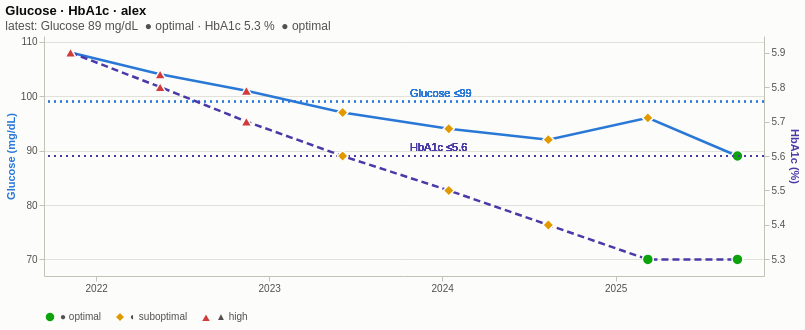

Describe this chart as a Vega-Lite specification.
### Vega-Lite specification from a JSON file in a GitHub repository (floating-point values rounded to 4 significant figures)
{"$schema": "https://vega.github.io/schema/vega-lite/v6.json", "title": {"text": "Glucose · HbA1c · alex", "subtitle": "latest: Glucose 89 mg/dL  ● optimal · HbA1c 5.3 %  ● optimal"}, "description": "Two related markers (glucose and HbA1c) over time on a left and a right axis.", "config": {"background": "#fcfcfb", "view": {"stroke": null}, "axis": {"labelColor": "#52514e", "titleColor": "#52514e", "gridColor": "#e1e0d9", "domainColor": "#c3c2b7", "tickColor": "#c3c2b7"}, "legend": {"labelColor": "#52514e", "orient": "bottom", "direction": "horizontal"}, "title": {"color": "#0b0b0b", "subtitleColor": "#52514e", "anchor": "start"}}, "width": 720, "height": 240, "data": {"values": [{"person": "alex", "marker": "glucose", "label": "Glucose", "unit": "mg/dL", "date": "2021-11-08", "value": 108, "ref_low": 70, "ref_high": 99, "opt_low": 72, "opt_high": 90, "flag": "high", "category": "metabolic", "axis": "left", "status": "high", "glyph": "▲", "status_label": "▲ high", "value_label": "108 mg/dL", "value_text": "108", "out": 1, "y_lo": 66.96, "y_hi": 111.0, "ref_y": 70, "ref_y2": 99, "opt_y": 72, "opt_y2": 90, "ref_label": "reference 70–99", "opt_label": "optimal 72–90", "band_note": "reference 70–99 · optimal 72–90", "limit": 99, "limit_label": "Glucose ≤99", "x_lo": "2021-09-13", "x_hi": "2025-11-10"}, {"person": "alex", "marker": "glucose", "label": "Glucose", "unit": "mg/dL", "date": "2022-05-16", "value": 104, "ref_low": 70, "ref_high": 99, "opt_low": 72, "opt_high": 90, "flag": "high", "category": "metabolic", "axis": "left", "status": "high", "glyph": "▲", "status_label": "▲ high", "value_label": "104 mg/dL", "value_text": "104", "out": 1, "y_lo": 66.96, "y_hi": 111.0, "ref_y": 70, "ref_y2": 99, "opt_y": 72, "opt_y2": 90, "ref_label": "reference 70–99", "opt_label": "optimal 72–90", "band_note": "reference 70–99 · optimal 72–90", "limit": 99, "limit_label": "Glucose ≤99", "x_lo": "2021-09-13", "x_hi": "2025-11-10"}, {"person": "alex", "marker": "glucose", "label": "Glucose", "unit": "mg/dL", "date": "2022-11-14", "value": 101, "ref_low": 70, "ref_high": 99, "opt_low": 72, "opt_high": 90, "flag": "high", "category": "metabolic", "axis": "left", "status": "high", "glyph": "▲", "status_label": "▲ high", "value_label": "101 mg/dL", "value_text": "101", "out": 1, "y_lo": 66.96, "y_hi": 111.0, "ref_y": 70, "ref_y2": 99, "opt_y": 72, "opt_y2": 90, "ref_label": "reference 70–99", "opt_label": "optimal 72–90", "band_note": "reference 70–99 · optimal 72–90", "limit": 99, "limit_label": "Glucose ≤99", "x_lo": "2021-09-13", "x_hi": "2025-11-10"}, {"person": "alex", "marker": "glucose", "label": "Glucose", "unit": "mg/dL", "date": "2023-06-05", "value": 97, "ref_low": 70, "ref_high": 99, "opt_low": 72, "opt_high": 90, "flag": "normal", "category": "metabolic", "axis": "left", "status": "suboptimal", "glyph": "◐", "status_label": "◐ suboptimal", "value_label": "97 mg/dL", "value_text": "97", "out": 0, "y_lo": 66.96, "y_hi": 111.0, "ref_y": 70, "ref_y2": 99, "opt_y": 72, "opt_y2": 90, "ref_label": "reference 70–99", "opt_label": "optimal 72–90", "band_note": "reference 70–99 · optimal 72–90", "limit": 99, "limit_label": "Glucose ≤99", "x_lo": "2021-09-13", "x_hi": "2025-11-10"}, {"person": "alex", "marker": "glucose", "label": "Glucose", "unit": "mg/dL", "date": "2024-01-15", "value": 94, "ref_low": 70, "ref_high": 99, "opt_low": 72, "opt_high": 90, "flag": "normal", "category": "metabolic", "axis": "left", "status": "suboptimal", "glyph": "◐", "status_label": "◐ suboptimal", "value_label": "94 mg/dL", "value_text": "94", "out": 0, "y_lo": 66.96, "y_hi": 111.0, "ref_y": 70, "ref_y2": 99, "opt_y": 72, "opt_y2": 90, "ref_label": "reference 70–99", "opt_label": "optimal 72–90", "band_note": "reference 70–99 · optimal 72–90", "limit": 99, "limit_label": "Glucose ≤99", "x_lo": "2021-09-13", "x_hi": "2025-11-10"}, {"person": "alex", "marker": "glucose", "label": "Glucose", "unit": "mg/dL", "date": "2024-08-12", "value": 92, "ref_low": 70, "ref_high": 99, "opt_low": 72, "opt_high": 90, "flag": "normal", "category": "metabolic", "axis": "left", "status": "suboptimal", "glyph": "◐", "status_label": "◐ suboptimal", "value_label": "92 mg/dL", "value_text": "92", "out": 0, "y_lo": 66.96, "y_hi": 111.0, "ref_y": 70, "ref_y2": 99, "opt_y": 72, "opt_y2": 90, "ref_label": "reference 70–99", "opt_label": "optimal 72–90", "band_note": "reference 70–99 · optimal 72–90", "limit": 99, "limit_label": "Glucose ≤99", "x_lo": "2021-09-13", "x_hi": "2025-11-10"}, {"person": "alex", "marker": "glucose", "label": "Glucose", "unit": "mg/dL", "date": "2025-03-10", "value": 96, "ref_low": 70, "ref_high": 99, "opt_low": 72, "opt_high": 90, "flag": "normal", "category": "metabolic", "axis": "left", "status": "suboptimal", "glyph": "◐", "status_label": "◐ suboptimal", "value_label": "96 mg/dL", "value_text": "96", "out": 0, "y_lo": 66.96, "y_hi": 111.0, "ref_y": 70, "ref_y2": 99, "opt_y": 72, "opt_y2": 90, "ref_label": "reference 70–99", "opt_label": "optimal 72–90", "band_note": "reference 70–99 · optimal 72–90", "limit": 99, "limit_label": "Glucose ≤99", "x_lo": "2021-09-13", "x_hi": "2025-11-10"}, {"person": "alex", "marker": "glucose", "label": "Glucose", "unit": "mg/dL", "date": "2025-09-15", "value": 89, "ref_low": 70, "ref_high": 99, "opt_low": 72, "opt_high": 90, "flag": "normal", "category": "metabolic", "axis": "left", "status": "optimal", "glyph": "●", "status_label": "● optimal", "value_label": "89 mg/dL", "value_text": "89", "out": 0, "y_lo": 66.96, "y_hi": 111.0, "ref_y": 70, "ref_y2": 99, "opt_y": 72, "opt_y2": 90, "ref_label": "reference 70–99", "opt_label": "optimal 72–90", "band_note": "reference 70–99 · optimal 72–90", "limit": 99, "limit_label": "Glucose ≤99", "x_lo": "2021-09-13", "x_hi": "2025-11-10"}, {"person": "alex", "marker": "hba1c", "label": "HbA1c", "unit": "%", "date": "2021-11-08", "value": 5.9, "ref_low": 4.0, "ref_high": 5.6, "opt_low": null, "opt_high": 5.3, "flag": "high", "category": "metabolic", "axis": "right", "status": "high", "glyph": "▲", "status_label": "▲ high", "value_label": "5.9 %", "value_text": "5.9", "out": 1, "y_lo": 5.252, "y_hi": 5.948, "ref_y": 5.252, "ref_y2": 5.6, "opt_y": 5.252, "opt_y2": 5.3, "ref_label": "reference 4–5.6", "opt_label": "optimal ≤5.3", "band_note": "reference 4–5.6 · optimal ≤5.3", "limit": 5.6, "limit_label": "HbA1c ≤5.6", "x_lo": "2021-09-13", "x_hi": "2025-11-10"}, {"person": "alex", "marker": "hba1c", "label": "HbA1c", "unit": "%", "date": "2022-05-16", "value": 5.8, "ref_low": 4.0, "ref_high": 5.6, "opt_low": null, "opt_high": 5.3, "flag": "high", "category": "metabolic", "axis": "right", "status": "high", "glyph": "▲", "status_label": "▲ high", "value_label": "5.8 %", "value_text": "5.8", "out": 1, "y_lo": 5.252, "y_hi": 5.948, "ref_y": 5.252, "ref_y2": 5.6, "opt_y": 5.252, "opt_y2": 5.3, "ref_label": "reference 4–5.6", "opt_label": "optimal ≤5.3", "band_note": "reference 4–5.6 · optimal ≤5.3", "limit": 5.6, "limit_label": "HbA1c ≤5.6", "x_lo": "2021-09-13", "x_hi": "2025-11-10"}, {"person": "alex", "marker": "hba1c", "label": "HbA1c", "unit": "%", "date": "2022-11-14", "value": 5.7, "ref_low": 4.0, "ref_high": 5.6, "opt_low": null, "opt_high": 5.3, "flag": "high", "category": "metabolic", "axis": "right", "status": "high", "glyph": "▲", "status_label": "▲ high", "value_label": "5.7 %", "value_text": "5.7", "out": 1, "y_lo": 5.252, "y_hi": 5.948, "ref_y": 5.252, "ref_y2": 5.6, "opt_y": 5.252, "opt_y2": 5.3, "ref_label": "reference 4–5.6", "opt_label": "optimal ≤5.3", "band_note": "reference 4–5.6 · optimal ≤5.3", "limit": 5.6, "limit_label": "HbA1c ≤5.6", "x_lo": "2021-09-13", "x_hi": "2025-11-10"}, {"person": "alex", "marker": "hba1c", "label": "HbA1c", "unit": "%", "date": "2023-06-05", "value": 5.6, "ref_low": 4.0, "ref_high": 5.6, "opt_low": null, "opt_high": 5.3, "flag": "normal", "category": "metabolic", "axis": "right", "status": "suboptimal", "glyph": "◐", "status_label": "◐ suboptimal", "value_label": "5.6 %", "value_text": "5.6", "out": 0, "y_lo": 5.252, "y_hi": 5.948, "ref_y": 5.252, "ref_y2": 5.6, "opt_y": 5.252, "opt_y2": 5.3, "ref_label": "reference 4–5.6", "opt_label": "optimal ≤5.3", "band_note": "reference 4–5.6 · optimal ≤5.3", "limit": 5.6, "limit_label": "HbA1c ≤5.6", "x_lo": "2021-09-13", "x_hi": "2025-11-10"}, {"person": "alex", "marker": "hba1c", "label": "HbA1c", "unit": "%", "date": "2024-01-15", "value": 5.5, "ref_low": 4.0, "ref_high": 5.6, "opt_low": null, "opt_high": 5.3, "flag": "normal", "category": "metabolic", "axis": "right", "status": "suboptimal", "glyph": "◐", "status_label": "◐ suboptimal", "value_label": "5.5 %", "value_text": "5.5", "out": 0, "y_lo": 5.252, "y_hi": 5.948, "ref_y": 5.252, "ref_y2": 5.6, "opt_y": 5.252, "opt_y2": 5.3, "ref_label": "reference 4–5.6", "opt_label": "optimal ≤5.3", "band_note": "reference 4–5.6 · optimal ≤5.3", "limit": 5.6, "limit_label": "HbA1c ≤5.6", "x_lo": "2021-09-13", "x_hi": "2025-11-10"}, {"person": "alex", "marker": "hba1c", "label": "HbA1c", "unit": "%", "date": "2024-08-12", "value": 5.4, "ref_low": 4.0, "ref_high": 5.6, "opt_low": null, "opt_high": 5.3, "flag": "normal", "category": "metabolic", "axis": "right", "status": "suboptimal", "glyph": "◐", "status_label": "◐ suboptimal", "value_label": "5.4 %", "value_text": "5.4", "out": 0, "y_lo": 5.252, "y_hi": 5.948, "ref_y": 5.252, "ref_y2": 5.6, "opt_y": 5.252, "opt_y2": 5.3, "ref_label": "reference 4–5.6", "opt_label": "optimal ≤5.3", "band_note": "reference 4–5.6 · optimal ≤5.3", "limit": 5.6, "limit_label": "HbA1c ≤5.6", "x_lo": "2021-09-13", "x_hi": "2025-11-10"}, {"person": "alex", "marker": "hba1c", "label": "HbA1c", "unit": "%", "date": "2025-03-10", "value": 5.3, "ref_low": 4.0, "ref_high": 5.6, "opt_low": null, "opt_high": 5.3, "flag": "normal", "category": "metabolic", "axis": "right", "status": "optimal", "glyph": "●", "status_label": "● optimal", "value_label": "5.3 %", "value_text": "5.3", "out": 0, "y_lo": 5.252, "y_hi": 5.948, "ref_y": 5.252, "ref_y2": 5.6, "opt_y": 5.252, "opt_y2": 5.3, "ref_label": "reference 4–5.6", "opt_label": "optimal ≤5.3", "band_note": "reference 4–5.6 · optimal ≤5.3", "limit": 5.6, "limit_label": "HbA1c ≤5.6", "x_lo": "2021-09-13", "x_hi": "2025-11-10"}, {"person": "alex", "marker": "hba1c", "label": "HbA1c", "unit": "%", "date": "2025-09-15", "value": 5.3, "ref_low": 4.0, "ref_high": 5.6, "opt_low": null, "opt_high": 5.3, "flag": "normal", "category": "metabolic", "axis": "right", "status": "optimal", "glyph": "●", "status_label": "● optimal", "value_label": "5.3 %", "value_text": "5.3", "out": 0, "y_lo": 5.252, "y_hi": 5.948, "ref_y": 5.252, "ref_y2": 5.6, "opt_y": 5.252, "opt_y2": 5.3, "ref_label": "reference 4–5.6", "opt_label": "optimal ≤5.3", "band_note": "reference 4–5.6 · optimal ≤5.3", "limit": 5.6, "limit_label": "HbA1c ≤5.6", "x_lo": "2021-09-13", "x_hi": "2025-11-10"}]}, "resolve": {"scale": {"y": "independent"}}, "layer": [{"name": "frame", "transform": [{"aggregate": [{"op": "min", "field": "x_lo", "as": "x0"}, {"op": "max", "field": "x_hi", "as": "x1"}]}], "mark": {"type": "rect", "opacity": 0}, "encoding": {"x": {"field": "x0", "type": "temporal"}, "x2": {"field": "x1"}}}, {"name": "left-line", "transform": [{"filter": "datum.axis == 'left'"}], "mark": {"type": "line", "strokeWidth": 2.5, "color": "#2a78d6"}, "encoding": {"x": {"field": "date", "type": "temporal", "title": null, "axis": {"format": "%Y", "tickCount": 6, "grid": false}}, "y": {"field": "value", "type": "quantitative", "title": "Glucose (mg/dL)", "scale": {"zero": false, "nice": false, "domain": [66.96, 111.0]}, "axis": {"orient": "left", "titleColor": "#2a78d6"}}}}, {"name": "left-limit", "transform": [{"filter": "datum.axis == 'left'"}, {"filter": "isValid(datum.limit)"}], "layer": [{"mark": {"type": "rule", "strokeWidth": 1.5, "strokeDash": [2, 4], "color": "#2a78d6", "opacity": 0.8}, "encoding": {"y": {"field": "limit", "type": "quantitative", "scale": {"zero": false, "nice": false, "domain": [66.96, 111.0]}, "axis": null}}}, {"mark": {"type": "text", "align": "left", "baseline": "bottom", "dx": 6, "dy": -3, "fontSize": 11, "color": "#2a78d6"}, "encoding": {"y": {"field": "limit", "type": "quantitative", "scale": {"zero": false, "nice": false, "domain": [66.96, 111.0]}, "axis": null}, "text": {"field": "limit_label"}}}]}, {"name": "left-draws", "transform": [{"filter": "datum.axis == 'left'"}], "mark": {"type": "point", "filled": true, "size": 120, "opacity": 1, "stroke": "#fcfcfb", "strokeWidth": 1.5}, "encoding": {"x": {"field": "date", "type": "temporal", "title": null, "axis": {"format": "%Y", "tickCount": 6, "grid": false}}, "y": {"field": "value", "type": "quantitative", "scale": {"zero": false, "nice": false, "domain": [66.96, 111.0]}, "axis": null}, "color": {"field": "status_label", "type": "nominal", "scale": {"domain": ["● optimal", "◐ suboptimal", "▲ high"], "range": ["#0ca30c", "#e09a00", "#d03b3b"]}, "legend": {"title": null}}, "shape": {"field": "status_label", "type": "nominal", "scale": {"domain": ["● optimal", "◐ suboptimal", "▲ high"], "range": ["circle", "diamond", "triangle-up"]}, "legend": {"title": null}}, "tooltip": [{"field": "label", "title": "marker"}, {"field": "date", "type": "temporal", "format": "%Y-%m-%d"}, {"field": "value_label", "title": "value"}, {"field": "status_label", "title": "status"}]}}, {"name": "right-line", "transform": [{"filter": "datum.axis == 'right'"}], "mark": {"type": "line", "strokeWidth": 2.5, "color": "#4a3aa7", "strokeDash": [7, 4]}, "encoding": {"x": {"field": "date", "type": "temporal", "title": null, "axis": {"format": "%Y", "tickCount": 6, "grid": false}}, "y": {"field": "value", "type": "quantitative", "title": "HbA1c (%)", "scale": {"zero": false, "nice": false, "domain": [5.252, 5.948]}, "axis": {"orient": "right", "titleColor": "#4a3aa7"}}}}, {"name": "right-limit", "transform": [{"filter": "datum.axis == 'right'"}, {"filter": "isValid(datum.limit)"}], "layer": [{"mark": {"type": "rule", "strokeWidth": 1.5, "strokeDash": [2, 4], "color": "#4a3aa7", "opacity": 0.8}, "encoding": {"y": {"field": "limit", "type": "quantitative", "scale": {"zero": false, "nice": false, "domain": [5.252, 5.948]}, "axis": null}}}, {"mark": {"type": "text", "align": "left", "baseline": "bottom", "dx": 6, "dy": -3, "fontSize": 11, "color": "#4a3aa7"}, "encoding": {"y": {"field": "limit", "type": "quantitative", "scale": {"zero": false, "nice": false, "domain": [5.252, 5.948]}, "axis": null}, "text": {"field": "limit_label"}}}]}, {"name": "right-draws", "transform": [{"filter": "datum.axis == 'right'"}], "mark": {"type": "point", "filled": true, "size": 120, "opacity": 1, "stroke": "#fcfcfb", "strokeWidth": 1.5}, "encoding": {"x": {"field": "date", "type": "temporal", "title": null, "axis": {"format": "%Y", "tickCount": 6, "grid": false}}, "y": {"field": "value", "type": "quantitative", "scale": {"zero": false, "nice": false, "domain": [5.252, 5.948]}, "axis": null}, "color": {"field": "status_label", "type": "nominal", "scale": {"domain": ["● optimal", "◐ suboptimal", "▲ high"], "range": ["#0ca30c", "#e09a00", "#d03b3b"]}, "legend": {"title": null}}, "shape": {"field": "status_label", "type": "nominal", "scale": {"domain": ["● optimal", "◐ suboptimal", "▲ high"], "range": ["circle", "diamond", "triangle-up"]}, "legend": {"title": null}}, "tooltip": [{"field": "label", "title": "marker"}, {"field": "date", "type": "temporal", "format": "%Y-%m-%d"}, {"field": "value_label", "title": "value"}, {"field": "status_label", "title": "status"}]}}]}
